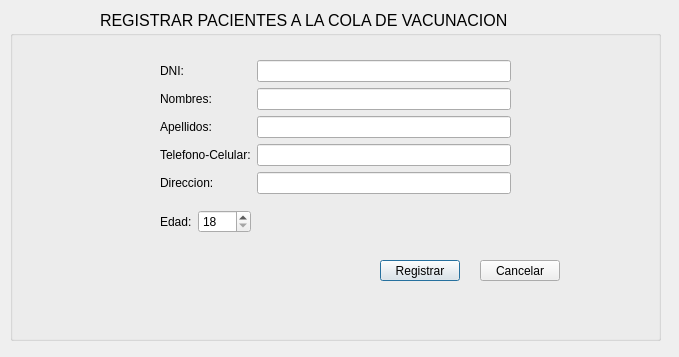
<?xml version="1.0" encoding="UTF-8"?>
<ui version="4.0">
 <class>registrarColaPacientesGUI</class>
 <widget class="QDialog" name="registrarColaPacientesGUI">
  <property name="geometry">
   <rect>
    <x>0</x>
    <y>0</y>
    <width>679</width>
    <height>357</height>
   </rect>
  </property>
  <property name="windowTitle">
   <string>Registrar Pacientes a la Cola de Vacunacion</string>
  </property>
  <widget class="QLabel" name="label">
   <property name="geometry">
    <rect>
     <x>100</x>
     <y>10</y>
     <width>471</width>
     <height>20</height>
    </rect>
   </property>
   <property name="font">
    <font>
     <pointsize>12</pointsize>
    </font>
   </property>
   <property name="text">
    <string>REGISTRAR PACIENTES A LA COLA DE VACUNACION</string>
   </property>
  </widget>
  <widget class="QGroupBox" name="groupBox">
   <property name="geometry">
    <rect>
     <x>10</x>
     <y>30</y>
     <width>651</width>
     <height>311</height>
    </rect>
   </property>
   <property name="title">
    <string/>
   </property>
   <widget class="QWidget" name="formLayoutWidget">
    <property name="geometry">
     <rect>
      <x>150</x>
      <y>30</y>
      <width>351</width>
      <height>150</height>
     </rect>
    </property>
    <layout class="QFormLayout" name="formLayout">
     <property name="fieldGrowthPolicy">
      <enum>QFormLayout::AllNonFixedFieldsGrow</enum>
     </property>
     <item row="0" column="0">
      <widget class="QLabel" name="label_2">
       <property name="text">
        <string>DNI:</string>
       </property>
      </widget>
     </item>
     <item row="0" column="1">
      <widget class="QLineEdit" name="lineEdit"/>
     </item>
     <item row="1" column="0">
      <widget class="QLabel" name="label_3">
       <property name="text">
        <string>Nombres:</string>
       </property>
      </widget>
     </item>
     <item row="1" column="1">
      <widget class="QLineEdit" name="lineEdit_2"/>
     </item>
     <item row="2" column="0">
      <widget class="QLabel" name="label_4">
       <property name="text">
        <string>Apellidos:</string>
       </property>
      </widget>
     </item>
     <item row="2" column="1">
      <widget class="QLineEdit" name="lineEdit_3"/>
     </item>
     <item row="3" column="0">
      <widget class="QLabel" name="label_6">
       <property name="text">
        <string>Telefono-Celular:</string>
       </property>
      </widget>
     </item>
     <item row="3" column="1">
      <widget class="QLineEdit" name="lineEdit_4"/>
     </item>
     <item row="4" column="0">
      <widget class="QLabel" name="label_7">
       <property name="text">
        <string>Direccion:</string>
       </property>
      </widget>
     </item>
     <item row="4" column="1">
      <widget class="QLineEdit" name="lineEdit_5"/>
     </item>
    </layout>
   </widget>
   <widget class="QWidget" name="formLayoutWidget_2">
    <property name="geometry">
     <rect>
      <x>150</x>
      <y>180</y>
      <width>91</width>
      <height>31</height>
     </rect>
    </property>
    <layout class="QFormLayout" name="formLayout_2">
     <item row="0" column="0">
      <widget class="QLabel" name="label_5">
       <property name="text">
        <string>Edad:</string>
       </property>
      </widget>
     </item>
     <item row="0" column="1">
      <widget class="QSpinBox" name="spinBox">
       <property name="minimum">
        <number>18</number>
       </property>
      </widget>
     </item>
    </layout>
   </widget>
   <widget class="QPushButton" name="pushButton">
    <property name="geometry">
     <rect>
      <x>370</x>
      <y>230</y>
      <width>80</width>
      <height>21</height>
     </rect>
    </property>
    <property name="text">
     <string>Registrar</string>
    </property>
   </widget>
   <widget class="QPushButton" name="pushButton_2">
    <property name="geometry">
     <rect>
      <x>470</x>
      <y>230</y>
      <width>80</width>
      <height>21</height>
     </rect>
    </property>
    <property name="text">
     <string>Cancelar</string>
    </property>
   </widget>
  </widget>
 </widget>
 <resources/>
 <connections/>
</ui>
